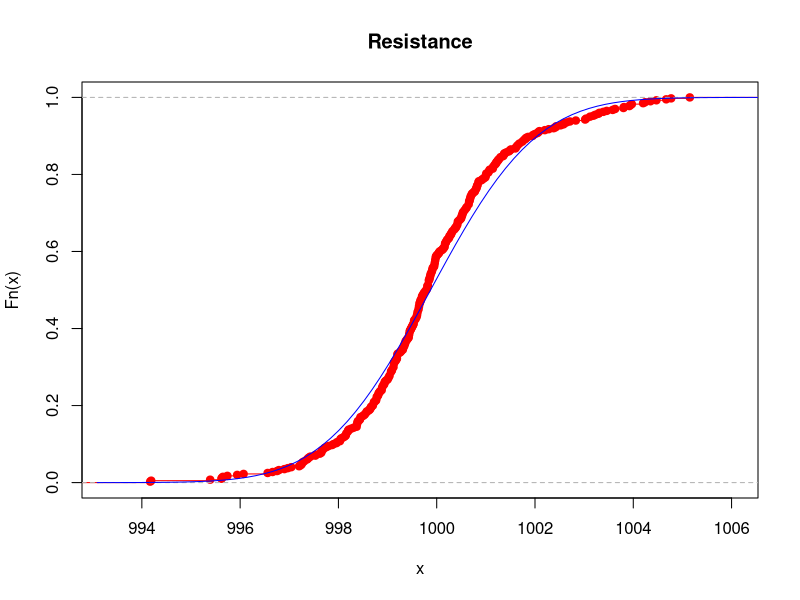
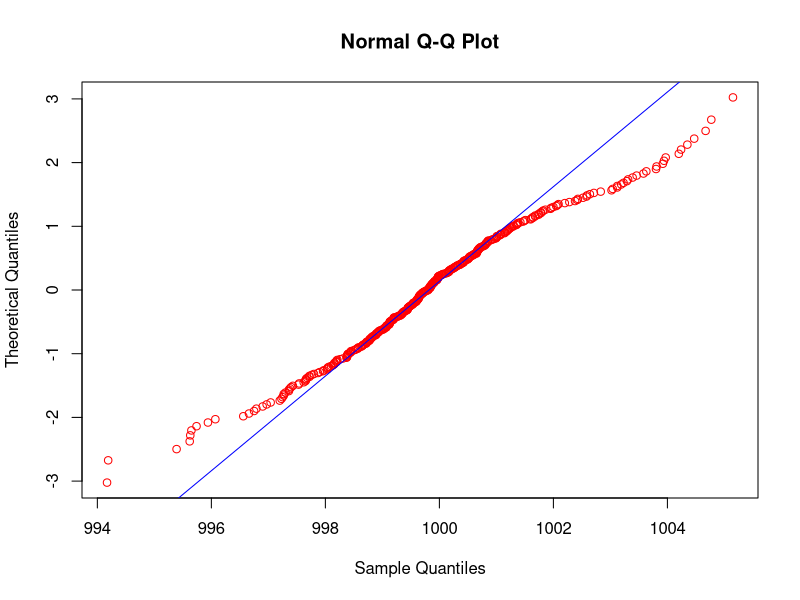

Here is the R script that generated these plots, in order:
#
# eevblogresistors.R -- analyze EEVblog resistor data
#
# (c) 2014 Prof Dr Andreas Mueller, Hochschule Rapperswil
#
resistors <- read.csv("eevblogresistors.csv")
m <- mean(resistors$resistance)
s <- sqrt(var(resistors$resistance))
m
s

1 - pnorm(1005, m = m, s = s) - pnorm(995, m = m, s = s)
1 - pnorm(1010, m = m, s = s) + pnorm(990, m = m, s = s)

pdf("ecdf.pdf", 8, 6)
Fn <- ecdf(resistors$resistance)
plot(Fn, main = "Resistance", col =" red")
x = seq(m - 4 * s, m + 4 * s, s / 10)
y = pnorm(x, m = m, s = s)
points(x, y, type = "l", col = "blue")

pdf("qq.pdf", 8, 6)

qqnorm(resistors$resistance, datax = TRUE, col = "red")
qqline(resistors$resistance, datax = TRUE, col = "blue")

ks.test(resistors$resistance + runif(400, min = -0.001, max = 0.001), "pnorm")

shapiro.test(resistors$resistance)
